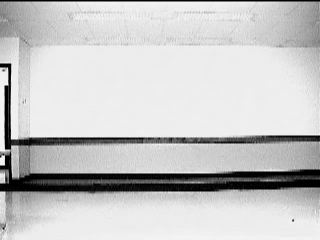
%> input picture HW3_Manjari/HW3_Manjari/given_pics/bg000.bmp, 320 x 240 px
$ octave HW3.m   (GNU Octave 9; MATLAB toolbox functions it lacks are replaced by stand-ins)
%> lines starting %> are read from the running program, lines starting %| are printed output that depends on the picture; in (x1, y1, x2, y2) boxes, pixels count from 0 and x2, y2 are one past the last pixel; in counts of white or black regions, pixels touching at a corner belong together; the program's own positions count from 1
### HW3_Manjari/HW3_Manjari/refresh.m
function [] = refresh()
%clear the command window, close all figures used previously, destroy all
%previous variables in the workspace
clc;
clear all;
close all;
end

### HW3_Manjari/HW3_Manjari/HW3.m
% Manjari Akella
% CSE5524 - HW3
% 09/16/2013

mkdir('Output');

%%%%%%%%%%%%%%%%%%%%%%%%%%%%%%%%%%%%%%%%
% Question 1

refresh();
R = double(imread('given_pics/bg000.bmp'));
%> R: size 240x320 double; min 0, max 250, mean 198.6; mean of the top-left, top-right, bottom-left and bottom-right quarters 218.2, 221.5, 173.7, 180.9
I = double(imread('given_pics/walk.bmp'));
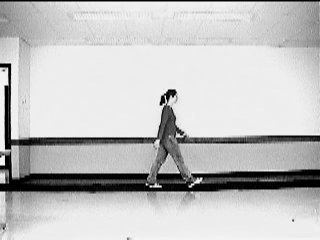
%> input picture HW3_Manjari/HW3_Manjari/given_pics/walk.bmp, 320 x 240 px
%> I: size 240x320 double; min 0, max 253, mean 194.6; mean of the top-left, top-right, bottom-left and bottom-right quarters 217.8, 217.8, 170, 172.8
% Computes a threshold for the image
normlevel = graythresh(I);
%> normlevel = 0.498
% Convert normalized value from [0-1] to [0-255] range
level = (normlevel*(max(max(I))-min(min(I))))-min(min(I));
%> level = 126
% Check the image for threshold values for -50 to +20 of the returned threshold
% value
figure('Name','Q1: Background Subtraction 1 Thresholds','NumberTitle','off');
for i=-50:10:20
    fprintf('Threshold=%d\n',level+i);
    bs1Im = (abs((R-I)))>(level+i);
    imagesc(bs1Im);
    colormap('gray');
    pause(1);
end
%> this loop made 8 passes
%| Threshold=76.0039
%| Threshold=86.0039
%| Threshold=96.0039
%| Threshold=106.004
%| Threshold=116.004
%| Threshold=126.004
%| Threshold=136.004
%| Threshold=146.004
%> pass 1, `bs1Im = (abs((R-I)))>(level+i);`:
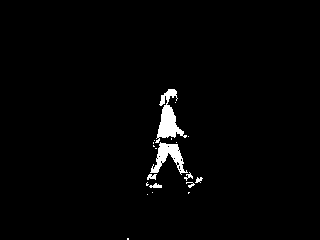
%> bs1Im: size 240x320 logical; 1.8% white; 20 white regions (13 under 20 px), largest, box (x1, y1, x2, y2) and area: (155, 89, 187, 143) 693, (150, 142, 188, 175) 511, (149, 183, 162, 188) 41
%> pass 2, `bs1Im = (abs((R-I)))>(level+i);`:
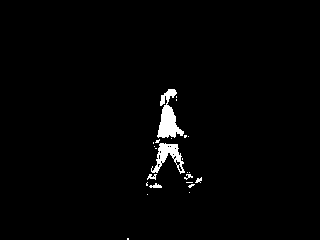
%> bs1Im: size 240x320 logical; 1.7% white; 24 white regions (18 under 20 px), largest, box (x1, y1, x2, y2) and area: (157, 89, 184, 138) 654, (151, 143, 185, 174) 442, (149, 183, 162, 188) 39, (147, 174, 157, 180) 34, (184, 174, 193, 180) 25, (195, 177, 202, 183) 24
%> pass 3, `bs1Im = (abs((R-I)))>(level+i);`:
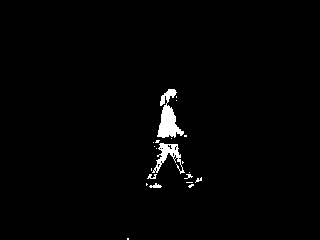
%> bs1Im: size 240x320 logical; 1.5% white; 21 white regions (16 under 20 px), largest, box (x1, y1, x2, y2) and area: (157, 89, 184, 138) 641, (152, 143, 185, 174) 357, (149, 183, 162, 188) 38, (147, 174, 157, 179) 29, (184, 174, 193, 179) 20
%> after the loop:
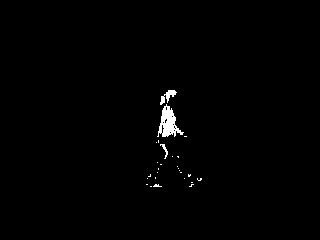
%> displayed picture: size 240x320x3, on the screen's scale of 0 to 255; 0.84% white; 27 white regions (24 under 20 px), largest, box (x1, y1, x2, y2) and area: (157, 104, 184, 137) 419, (160, 90, 177, 105) 107, (160, 144, 168, 159) 39
% Pick Threshold = 76.0039
bs1Im = (abs((R-I)))>(76.0039);
imwrite(bs1Im,'Output/Q1_B_Sub1.bmp');
pause;

%%%%%%%%%%%%%%%%%%%%%%%%%%%%%%%%%%%%%%%%
% Question 2

refresh();
I = double(imread('given_pics/walk.bmp'));
% Read all background images into a 3D matrix (Each slice is an
% image(240x320)
N=30;
for  i=1:N
filename = sprintf('given_pics/bg%03d.bmp', i-1);
%> (the run ends here)
